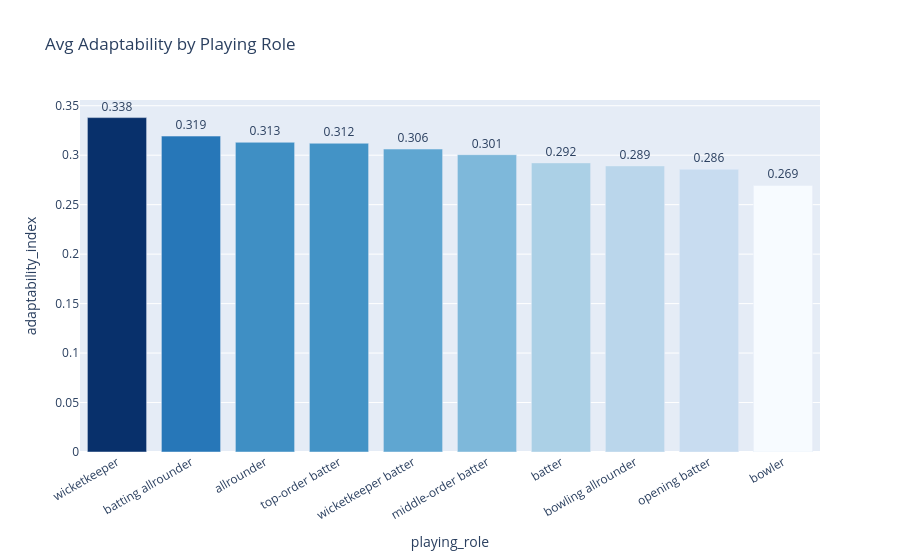

Notebook code for this chart:
### Code cell
# Adaptability by playing role
ra = (phase_sr[phase_sr['balls_faced']>=15]
      .groupby('playing_role')['adaptability_index'].mean()
      .sort_values(ascending=False).reset_index())
fig = px.bar(ra, x='playing_role', y='adaptability_index',
             color='adaptability_index', color_continuous_scale='Blues',
             title='Avg Adaptability by Playing Role',
             text=ra['adaptability_index'].round(3))
fig.update_traces(textposition='outside')
fig.update_layout(xaxis_tickangle=-30,coloraxis_showscale=False); fig.show()

### Figure 1 — Plotly figure (JSON) as saved in the notebook; plotly's stock layout.template omitted (floating-point values rounded to 4 significant figures)
{"data": [{"hovertemplate": "playing_role=%{x}<br>adaptability_index=%{marker.color}<br>text=%{text}<extra></extra>", "legendgroup": "", "marker": {"color": [0.338, 0.3193, 0.3131, 0.3121, 0.3062, 0.3005, 0.2922, 0.2892, 0.2858, 0.2694], "coloraxis": "coloraxis", "pattern": {"shape": ""}}, "name": "", "orientation": "v", "showlegend": false, "text": [0.338, 0.319, 0.313, 0.312, 0.306, 0.301, 0.292, 0.289, 0.286, 0.269], "textposition": "outside", "type": "bar", "x": ["wicketkeeper", "batting allrounder", "allrounder", "top-order batter", "wicketkeeper batter", "middle-order batter", "batter", "bowling allrounder", "opening batter", "bowler"], "xaxis": "x", "y": [0.338, 0.3193, 0.3131, 0.3121, 0.3062, 0.3005, 0.2922, 0.2892, 0.2858, 0.2694], "yaxis": "y"}], "layout": {"barmode": "relative", "coloraxis": {"colorbar": {"title": {"text": "adaptability_index"}}, "colorscale": [[0, "rgb(247,251,255)"], [0.125, "rgb(222,235,247)"], [0.25, "rgb(198,219,239)"], [0.375, "rgb(158,202,225)"], [0.5, "rgb(107,174,214)"], [0.625, "rgb(66,146,198)"], [0.75, "rgb(33,113,181)"], [0.875, "rgb(8,81,156)"], [1, "rgb(8,48,107)"]], "showscale": false}, "legend": {"tracegroupgap": 0}, "title": {"text": "Avg Adaptability by Playing Role"}, "xaxis": {"anchor": "y", "domain": [0, 1], "tickangle": -30, "title": {"text": "playing_role"}}, "yaxis": {"anchor": "x", "domain": [0, 1], "title": {"text": "adaptability_index"}}}}
